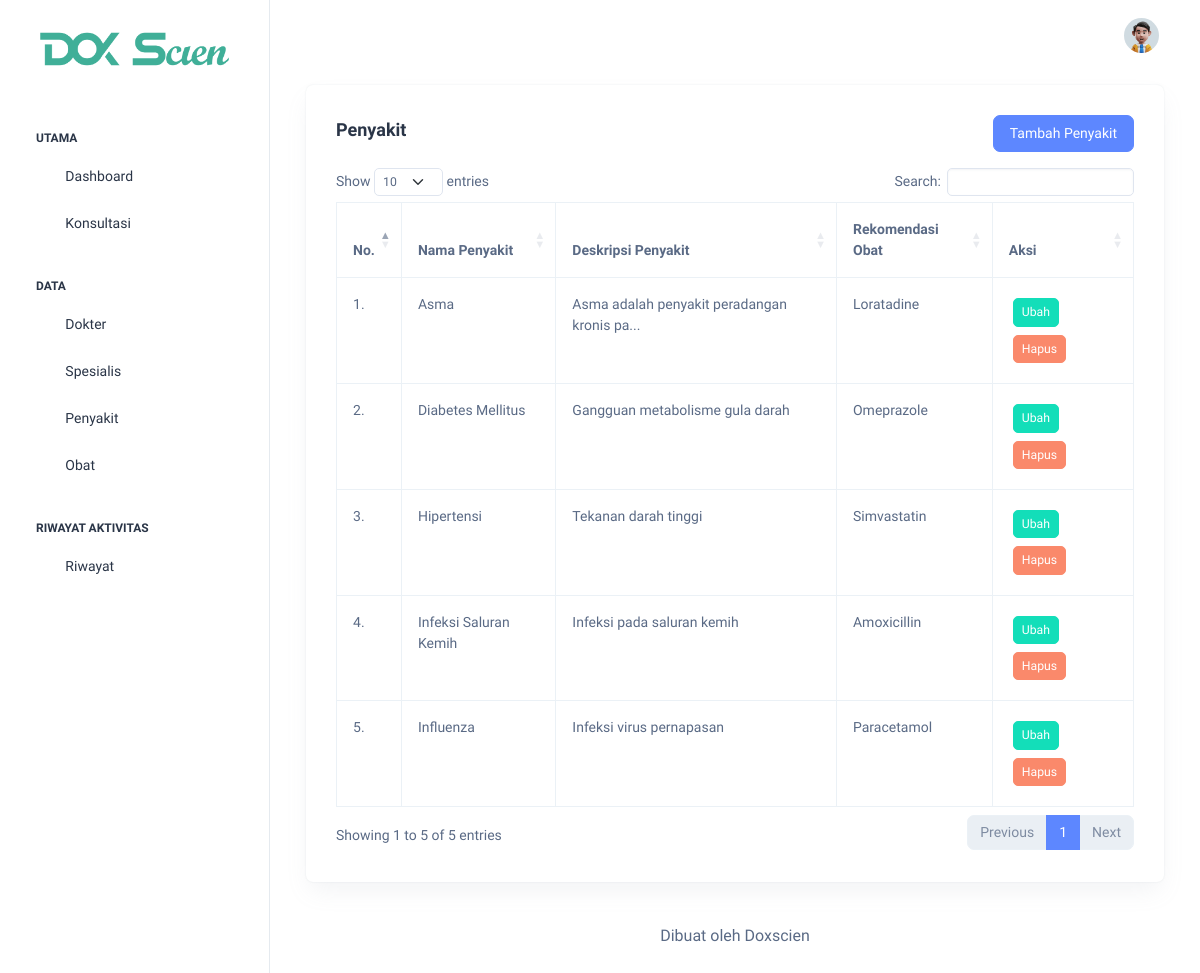
Page /admin/penyakit/index.php (signed in) on the committed database.
### tables this page shows
CREATE TABLE `penyakit` (
  `id_penyakit` int(11) NOT NULL,
  `nama_penyakit` varchar(100) NOT NULL,
  `deskripsi_penyakit` text NOT NULL,
  `id_obat` int(11) NOT NULL
);

CREATE TABLE `obat` (
  `id_obat` int(11) NOT NULL,
  `nama_obat` varchar(100) NOT NULL,
  `deskripsi_obat` text NOT NULL,
  `foto_obat` text NOT NULL
);

### admin/penyakit/index.php (the view, shortened to what this page needs)
<?php
require_once '../../koneksi.php';
$penyakit = mysqli_query($koneksi, "SELECT * FROM penyakit INNER JOIN obat ON penyakit.id_obat = obat.id_obat ORDER BY nama_penyakit ASC");
?>
<!doctype html>
<html lang="en">
<head>
  <?php include_once '../include/head.php'; ?>
</head>
<body>
  <div class="page-wrapper" id="main-wrapper" data-layout="vertical" data-navbarbg="skin6" data-sidebartype="full" data-sidebar-position="fixed" data-header-position="fixed">
    <?php
    include_once '../include/sidebar.php';
    ?>
    <div class="body-wrapper">
      <?php
      include_once '../include/navbar.php';
      ?>
      <div class="container-fluid">
        <div class="container-fluid">
          <div class="card">
            <div class="card-body">
              <div class="row mb-3">
                <div class="col-md-6 head-left">
                  <h5 class="card-title fw-semibold">Penyakit</h5>
                </div>
                <div class="col-md-6 head-right">
                  <a href="<?= BASE_URL; ?>/admin/penyakit/tambah_penyakit.php" class="btn btn-primary">Tambah Penyakit</a>
                </div>
              </div>
              <div class="table-responsive">
                <table class="table table-bordered" id="dataTable" width="100%" cellspacing="0">
                  <thead>
                    <tr>
                      <th>No.</th>
                      <th>Nama Penyakit</th>
                      <th>Deskripsi Penyakit</th>
                      <th>Rekomendasi Obat</th>
                      <th>Aksi</th>
                    </tr>
                  </thead>
                  <tbody>
                    <?php $i = 1; ?>
                    <?php foreach ($penyakit as $data_penyakit) : ?>
                      <tr>
                        <td><?= $i++; ?>.</td>
                        <td><?= $data_penyakit['nama_penyakit']; ?></td>
                        <td><?= strip_tags(html_entity_decode((strlen($data_penyakit['deskripsi_penyakit']) > 50) ? substr($data_penyakit['deskripsi_penyakit'], 0, 50) . '...' : $data_penyakit['deskripsi_penyakit'])); ?></td>
                        <td><?= $data_penyakit['nama_obat']; ?></td>
                        <td>
                          <a href="ubah_penyakit.php?id_penyakit=<?= $data_penyakit['id_penyakit']; ?>" class="m-1 btn btn-sm btn-success">Ubah</a>
                          <a data-nama="Penyakit <?= $data_penyakit['nama_penyakit']; ?> akan terhapus!" href="hapus_penyakit.php?id_penyakit=<?= $data_penyakit['id_penyakit']; ?>" class="btn-delete m-1 btn btn-sm btn-danger">Hapus</a>
                        </td>
                      </tr>
                    <?php endforeach ?>
                  </tbody>
                </table>
              </div>
            </div>
          </div>
        </div>
        <?php include_once '../include/footer.php'; ?>
      </div>
    </div>
  </div>
</body>
</html>

### assets/css/doxscien.css (style rules this page uses)
.head-left { text-align: left; margin: auto; }
.head-right { text-align: right; margin: auto; }

### rows in the picture
penyakit: nama_penyakit "Asma", deskripsi_penyakit "Asma adalah penyakit peradangan kronis pa...", id_obat.nama_obat "Loratadine"
penyakit: nama_penyakit "Diabetes Mellitus", deskripsi_penyakit "Gangguan metabolisme gula darah", id_obat.nama_obat "Omeprazole"
penyakit: nama_penyakit "Hipertensi", deskripsi_penyakit "Tekanan darah tinggi", id_obat.nama_obat "Simvastatin"
penyakit: nama_penyakit "Infeksi Saluran Kemih", deskripsi_penyakit "Infeksi pada saluran kemih", id_obat.nama_obat "Amoxicillin"
penyakit: nama_penyakit "Influenza", deskripsi_penyakit "Infeksi virus pernapasan", id_obat.nama_obat "Paracetamol"
